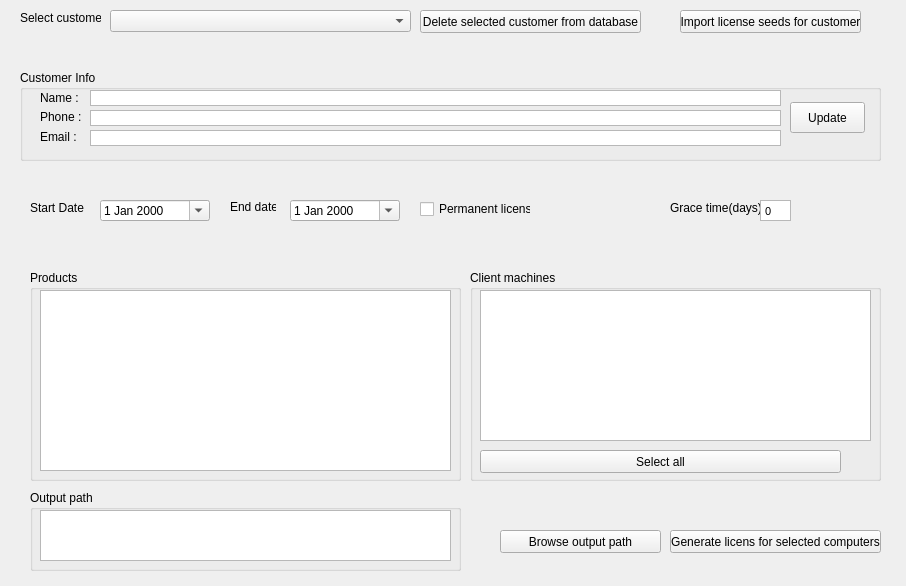
<?xml version="1.0" encoding="UTF-8"?>
<ui version="4.0">
 <class>MainWindow</class>
 <widget class="QMainWindow" name="MainWindow">
  <property name="enabled">
   <bool>true</bool>
  </property>
  <property name="geometry">
   <rect>
    <x>0</x>
    <y>0</y>
    <width>906</width>
    <height>586</height>
   </rect>
  </property>
  <property name="sizePolicy">
   <sizepolicy hsizetype="Preferred" vsizetype="Preferred">
    <horstretch>0</horstretch>
    <verstretch>0</verstretch>
   </sizepolicy>
  </property>
  <property name="minimumSize">
   <size>
    <width>0</width>
    <height>0</height>
   </size>
  </property>
  <property name="maximumSize">
   <size>
    <width>16777215</width>
    <height>16777215</height>
   </size>
  </property>
  <property name="windowTitle">
   <string>SIPIPE CC Licence Generator</string>
  </property>
  <property name="toolTip">
   <string/>
  </property>
  <widget class="QWidget" name="centralWidget">
   <widget class="QGroupBox" name="groupBox">
    <property name="geometry">
     <rect>
      <x>20</x>
      <y>70</y>
      <width>861</width>
      <height>91</height>
     </rect>
    </property>
    <property name="title">
     <string>Customer Info</string>
    </property>
    <widget class="QLabel" name="le_CustomerName">
     <property name="geometry">
      <rect>
       <x>20</x>
       <y>20</y>
       <width>71</width>
       <height>16</height>
      </rect>
     </property>
     <property name="text">
      <string>Name :</string>
     </property>
    </widget>
    <widget class="QLabel" name="le_CustomerPhone">
     <property name="geometry">
      <rect>
       <x>20</x>
       <y>40</y>
       <width>46</width>
       <height>13</height>
      </rect>
     </property>
     <property name="text">
      <string>Phone :</string>
     </property>
    </widget>
    <widget class="QLabel" name="le_CustomerEmail">
     <property name="geometry">
      <rect>
       <x>20</x>
       <y>60</y>
       <width>46</width>
       <height>13</height>
      </rect>
     </property>
     <property name="text">
      <string>Email :</string>
     </property>
    </widget>
    <widget class="QTextEdit" name="te_CustomerName">
     <property name="geometry">
      <rect>
       <x>70</x>
       <y>20</y>
       <width>691</width>
       <height>16</height>
      </rect>
     </property>
     <property name="verticalScrollBarPolicy">
      <enum>Qt::ScrollBarAlwaysOff</enum>
     </property>
    </widget>
    <widget class="QTextEdit" name="te_CustomerPhone">
     <property name="geometry">
      <rect>
       <x>70</x>
       <y>40</y>
       <width>691</width>
       <height>16</height>
      </rect>
     </property>
     <property name="verticalScrollBarPolicy">
      <enum>Qt::ScrollBarAlwaysOff</enum>
     </property>
    </widget>
    <widget class="QTextEdit" name="te_CustomerEmail">
     <property name="geometry">
      <rect>
       <x>70</x>
       <y>60</y>
       <width>691</width>
       <height>16</height>
      </rect>
     </property>
     <property name="verticalScrollBarPolicy">
      <enum>Qt::ScrollBarAlwaysOff</enum>
     </property>
    </widget>
    <widget class="QPushButton" name="b_UpdateCustomer">
     <property name="geometry">
      <rect>
       <x>770</x>
       <y>32</y>
       <width>75</width>
       <height>31</height>
      </rect>
     </property>
     <property name="text">
      <string>Update</string>
     </property>
    </widget>
   </widget>
   <widget class="QLabel" name="L_EndDate">
    <property name="geometry">
     <rect>
      <x>230</x>
      <y>200</y>
      <width>46</width>
      <height>13</height>
     </rect>
    </property>
    <property name="text">
     <string>End date</string>
    </property>
   </widget>
   <widget class="QLabel" name="l_GracePeriod">
    <property name="geometry">
     <rect>
      <x>670</x>
      <y>200</y>
      <width>91</width>
      <height>16</height>
     </rect>
    </property>
    <property name="text">
     <string>Grace time(days)</string>
    </property>
   </widget>
   <widget class="QTextEdit" name="t_GraceDuration">
    <property name="geometry">
     <rect>
      <x>760</x>
      <y>200</y>
      <width>31</width>
      <height>21</height>
     </rect>
    </property>
    <property name="inputMethodHints">
     <set>Qt::ImhPreferNumbers</set>
    </property>
    <property name="lineWidth">
     <number>0</number>
    </property>
    <property name="verticalScrollBarPolicy">
     <enum>Qt::ScrollBarAlwaysOff</enum>
    </property>
    <property name="horizontalScrollBarPolicy">
     <enum>Qt::ScrollBarAsNeeded</enum>
    </property>
    <property name="html">
     <string>&lt;!DOCTYPE HTML PUBLIC &quot;-//W3C//DTD HTML 4.0//EN&quot; &quot;http://www.w3.org/TR/REC-html40/strict.dtd&quot;&gt;
&lt;html&gt;&lt;head&gt;&lt;meta name=&quot;qrichtext&quot; content=&quot;1&quot; /&gt;&lt;style type=&quot;text/css&quot;&gt;
p, li { white-space: pre-wrap; }
&lt;/style&gt;&lt;/head&gt;&lt;body style=&quot; font-family:'MS Shell Dlg 2'; font-size:8.25pt; font-weight:400; font-style:normal;&quot;&gt;
&lt;p style=&quot; margin-top:0px; margin-bottom:0px; margin-left:0px; margin-right:0px; -qt-block-indent:0; text-indent:0px;&quot;&gt;&lt;span style=&quot; font-size:8pt;&quot;&gt;0&lt;/span&gt;&lt;/p&gt;&lt;/body&gt;&lt;/html&gt;</string>
    </property>
    <property name="acceptRichText">
     <bool>false</bool>
    </property>
   </widget>
   <widget class="QDateEdit" name="dt_StartDate">
    <property name="geometry">
     <rect>
      <x>100</x>
      <y>200</y>
      <width>110</width>
      <height>21</height>
     </rect>
    </property>
    <property name="calendarPopup">
     <bool>true</bool>
    </property>
   </widget>
   <widget class="QLabel" name="L_StartDate">
    <property name="geometry">
     <rect>
      <x>30</x>
      <y>200</y>
      <width>71</width>
      <height>16</height>
     </rect>
    </property>
    <property name="text">
     <string>Start Date</string>
    </property>
   </widget>
   <widget class="QDateEdit" name="dt_EndDate">
    <property name="geometry">
     <rect>
      <x>290</x>
      <y>200</y>
      <width>110</width>
      <height>21</height>
     </rect>
    </property>
    <property name="calendarPopup">
     <bool>true</bool>
    </property>
   </widget>
   <widget class="QGroupBox" name="groupBox_products">
    <property name="geometry">
     <rect>
      <x>30</x>
      <y>270</y>
      <width>431</width>
      <height>211</height>
     </rect>
    </property>
    <property name="title">
     <string>Products</string>
    </property>
    <widget class="QTreeWidget" name="tv_products_features">
     <property name="geometry">
      <rect>
       <x>10</x>
       <y>20</y>
       <width>411</width>
       <height>181</height>
      </rect>
     </property>
     <property name="frameShape">
      <enum>QFrame::StyledPanel</enum>
     </property>
     <attribute name="headerVisible">
      <bool>false</bool>
     </attribute>
     <column>
      <property name="text">
       <string notr="true">1</string>
      </property>
     </column>
    </widget>
   </widget>
   <widget class="QPushButton" name="b_GenerateLicense">
    <property name="geometry">
     <rect>
      <x>670</x>
      <y>530</y>
      <width>211</width>
      <height>23</height>
     </rect>
    </property>
    <property name="text">
     <string>Generate licens for selected computers</string>
    </property>
   </widget>
   <widget class="QPushButton" name="b_BrowseCustomerSeed">
    <property name="geometry">
     <rect>
      <x>680</x>
      <y>10</y>
      <width>181</width>
      <height>23</height>
     </rect>
    </property>
    <property name="text">
     <string>Import license seeds for customer</string>
    </property>
   </widget>
   <widget class="QPushButton" name="b_DeleteCustomer">
    <property name="geometry">
     <rect>
      <x>420</x>
      <y>10</y>
      <width>221</width>
      <height>23</height>
     </rect>
    </property>
    <property name="text">
     <string>Delete selected customer from database</string>
    </property>
   </widget>
   <widget class="QComboBox" name="cb_Customers">
    <property name="geometry">
     <rect>
      <x>110</x>
      <y>10</y>
      <width>301</width>
      <height>22</height>
     </rect>
    </property>
   </widget>
   <widget class="QLabel" name="l_SelectCustomer">
    <property name="geometry">
     <rect>
      <x>20</x>
      <y>10</y>
      <width>81</width>
      <height>16</height>
     </rect>
    </property>
    <property name="text">
     <string>Select customer</string>
    </property>
   </widget>
   <widget class="QGroupBox" name="groupBox_4">
    <property name="geometry">
     <rect>
      <x>470</x>
      <y>270</y>
      <width>411</width>
      <height>211</height>
     </rect>
    </property>
    <property name="title">
     <string>Client machines</string>
    </property>
    <widget class="QListWidget" name="li_CustomerPCs">
     <property name="geometry">
      <rect>
       <x>10</x>
       <y>20</y>
       <width>391</width>
       <height>151</height>
      </rect>
     </property>
    </widget>
    <widget class="QPushButton" name="b_SelectAllHosts">
     <property name="geometry">
      <rect>
       <x>10</x>
       <y>180</y>
       <width>361</width>
       <height>23</height>
      </rect>
     </property>
     <property name="text">
      <string>Select all</string>
     </property>
    </widget>
   </widget>
   <widget class="QPushButton" name="b_BrowseOutputPath">
    <property name="geometry">
     <rect>
      <x>500</x>
      <y>530</y>
      <width>161</width>
      <height>23</height>
     </rect>
    </property>
    <property name="text">
     <string>Browse output path</string>
    </property>
   </widget>
   <widget class="QCheckBox" name="checkb_PermanentLicense">
    <property name="geometry">
     <rect>
      <x>420</x>
      <y>200</y>
      <width>111</width>
      <height>18</height>
     </rect>
    </property>
    <property name="text">
     <string>Permanent license</string>
    </property>
   </widget>
   <widget class="QGroupBox" name="groupBox_2">
    <property name="geometry">
     <rect>
      <x>30</x>
      <y>490</y>
      <width>431</width>
      <height>81</height>
     </rect>
    </property>
    <property name="title">
     <string>Output path</string>
    </property>
    <widget class="QTextEdit" name="te_OutputPath">
     <property name="geometry">
      <rect>
       <x>10</x>
       <y>20</y>
       <width>411</width>
       <height>51</height>
      </rect>
     </property>
     <property name="verticalScrollBarPolicy">
      <enum>Qt::ScrollBarAlwaysOff</enum>
     </property>
    </widget>
   </widget>
  </widget>
 </widget>
 <layoutdefault spacing="6" margin="11"/>
 <resources/>
 <connections/>
</ui>
